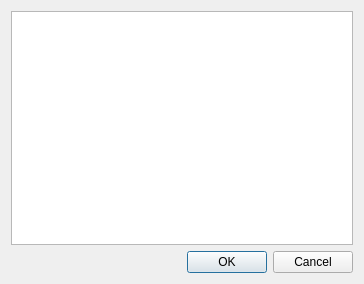
<?xml version="1.0" encoding="UTF-8"?>
<ui version="4.0">
 <class>InfoDialog</class>
 <widget class="QDialog" name="InfoDialog">
  <property name="geometry">
   <rect>
    <x>0</x>
    <y>0</y>
    <width>364</width>
    <height>284</height>
   </rect>
  </property>
  <property name="windowTitle">
   <string>Dialog</string>
  </property>
  <layout class="QHBoxLayout" name="horizontalLayout">
   <item>
    <layout class="QVBoxLayout" name="verticalLayout">
     <item>
      <widget class="QTextEdit" name="textEdit"/>
     </item>
     <item>
      <widget class="QDialogButtonBox" name="buttonBox">
       <property name="standardButtons">
        <set>QDialogButtonBox::Cancel|QDialogButtonBox::Ok</set>
       </property>
      </widget>
     </item>
    </layout>
   </item>
  </layout>
 </widget>
 <resources/>
 <connections/>
</ui>
